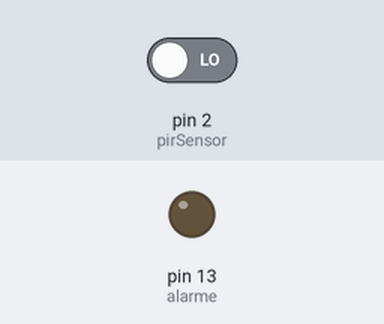
Bench run of a sketch on a simulated Arduino Uno, built with avr-gcc and run on an emulated ATmega328P. On the bench: output pins drawn as LEDs (lit = HIGH). The inputs (shaded band) are chosen by the test bench; at power-on: pin 2 (pirSensor) LOW.

Above: at 1.2 s.
1.3 s: pin 2 (pirSensor) driven HIGH
At 2.6 s:
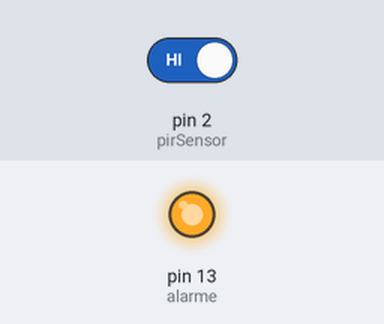
Timing chart, 0 to 7.9 s (numbered marks = the images above; inputs shaded):
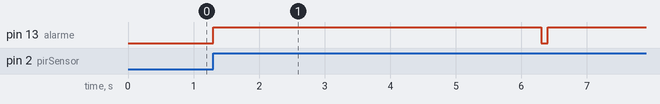

The sketch:

alarme_pir.ino
```cpp
int pirSensor = 2;
int alarme = 13;

void setup() {
  pinMode(pirSensor, INPUT);
  pinMode(alarme, OUTPUT);
  digitalWrite(alarme, LOW);
}

void loop() {
  int movimento = digitalRead(pirSensor);
  if (movimento == HIGH) {
    digitalWrite(alarme, HIGH);
    delay(5000);
    digitalWrite(alarme, LOW);
  }
  delay(100);
}
```

Measured:
- after the input at 1.3 s, pin 13 (alarme): LOW → HIGH at once, → LOW 5.0 s later, → HIGH 0.10 s later
